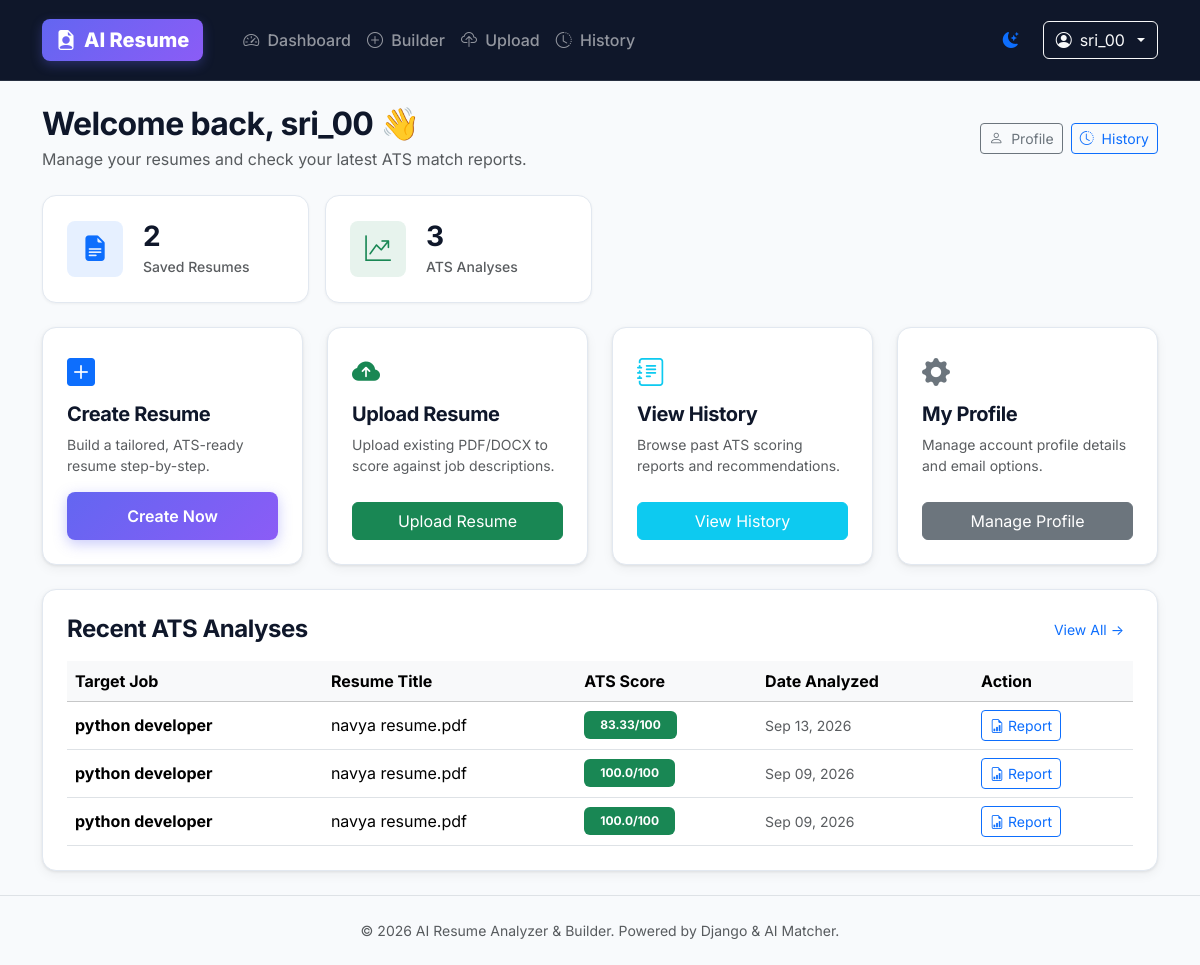
The page /dashboard/ (signed in) on the database its author committed.
### analyzer/models.py (models this page shows, shortened)
class Analysis(models.Model):
    resume = models.ForeignKey(
        Resume,
        on_delete=models.CASCADE
    )
    job_description = models.ForeignKey(
        JobDescription,
        on_delete=models.CASCADE
    )
    ats_score = models.FloatField(
        default=0
    )
    matched_skills = models.TextField(
        blank=True
    )
    missing_skills = models.TextField(
        blank=True
    )
    recommendations = models.TextField(
        blank=True
    )
    created_at = models.DateTimeField(
        auto_now_add=True
    )

class JobDescription(models.Model):
    user = models.ForeignKey(
        User,
        on_delete=models.CASCADE
    )
    title = models.CharField(
        max_length=200
    )
    description = models.TextField()
    created_at = models.DateTimeField(
        auto_now_add=True
    )

### resumes/models.py (models this page shows, shortened)
class Resume(models.Model):
    user = models.ForeignKey(
        User,
        on_delete=models.CASCADE
    )
    title = models.CharField(
        max_length=200
    )
    full_name = models.CharField(
        max_length=200
    )
    email = models.EmailField()
    phone = models.CharField(
        max_length=20
    )
    location = models.CharField(
        max_length=200,
        blank=True
    )
    linkedin = models.URLField(
        blank=True
    )
    github = models.URLField(
        blank=True
    )
    summary = models.TextField(
        blank=True
    )
    skills = models.TextField(
        blank=True
    )
    experience = models.TextField(
        blank=True
    )
    education = models.TextField(
        blank=True
    )
    projects = models.TextField(
        blank=True
    )
    certifications = models.TextField(
        blank=True
    )
    resume_file = models.FileField(
        upload_to='resumes/',
        blank=True,
        null=True
    )
    extracted_text = models.TextField(
        blank=True
    )
    created_at = models.DateTimeField(
        auto_now_add=True
    )
    updated_at = models.DateTimeField(
        auto_now=True
    )

### accounts/views.py (the view)
# urls.py: path('dashboard/', views.dashboard, name='dashboard'),
@login_required
def dashboard(request):
    resumes_count = Resume.objects.filter(user=request.user).count()
    analyses_count = Analysis.objects.filter(resume__user=request.user).count()
    recent_analyses = Analysis.objects.filter(resume__user=request.user).order_by('-created_at')[:5]
    return render(
        request,
        'dashboard.html',
        {
            'resumes_count': resumes_count,
            'analyses_count': analyses_count,
            'recent_analyses': recent_analyses,
        }
    )

### templates/dashboard.html (shortened to what this page needs)
{% extends 'base.html' %}
{% block content %}
<div class="d-flex justify-content-between align-items-center mb-4 flex-wrap gap-3">
    <div>
        <h2 class="fw-bold mb-1">Welcome back, {{ user.username }} 👋</h2>
        <p class="text-muted mb-0">Manage your resumes and check your latest ATS match reports.</p>
    </div>
    <div class="d-flex gap-2">
        <a href="{% url 'profile' %}" class="btn btn-outline-secondary btn-sm">
            <i class="bi bi-person me-1"></i> Profile
        </a>
        <a href="{% url 'history' %}" class="btn btn-outline-primary btn-sm">
            <i class="bi bi-clock-history me-1"></i> History
        </a>
    </div>
</div>
<div class="row g-3 mb-4">
    <div class="col-md-6 col-lg-3">
        <div class="stat-card">
            <div class="stat-icon bg-primary bg-opacity-10 text-primary">
                <i class="bi bi-file-earmark-text-fill"></i>
            </div>
            <div>
                <h3 class="fw-bold mb-0">{{ resumes_count|default:0 }}</h3>
                <span class="text-muted small fw-medium">Saved Resumes</span>
            </div>
        </div>
    </div>
    <div class="col-md-6 col-lg-3">
        <div class="stat-card">
            <div class="stat-icon bg-success bg-opacity-10 text-success">
                <i class="bi bi-graph-up-arrow"></i>
            </div>
            <div>
                <h3 class="fw-bold mb-0">{{ analyses_count|default:0 }}</h3>
                <span class="text-muted small fw-medium">ATS Analyses</span>
            </div>
        </div>
    </div>
</div>
<div class="row g-4 mb-4">
    <div class="col-md-6 col-lg-3">
        <div class="card-custom p-4 h-100 d-flex flex-column">
            <div class="text-primary fs-3 mb-2"><i class="bi bi-plus-square-fill"></i></div>
            <h5 class="fw-bold">Create Resume</h5>
            <p class="text-muted small">Build a tailored, ATS-ready resume step-by-step.</p>
            <a href="{% url 'create_resume' %}" class="btn btn-primary-gradient mt-auto text-center">
                Create Now
            </a>
        </div>
    </div>
    <div class="col-md-6 col-lg-3">
        <div class="card-custom p-4 h-100 d-flex flex-column">
            <div class="text-success fs-3 mb-2"><i class="bi bi-cloud-arrow-up-fill"></i></div>
            <h5 class="fw-bold">Upload Resume</h5>
            <p class="text-muted small">Upload existing PDF/DOCX to score against job descriptions.</p>
            <a href="{% url 'upload_resume' %}" class="btn btn-success mt-auto text-center">
                Upload Resume
            </a>
        </div>
    </div>
    <div class="col-md-6 col-lg-3">
        <div class="card-custom p-4 h-100 d-flex flex-column">
            <div class="text-info fs-3 mb-2"><i class="bi bi-journal-text"></i></div>
            <h5 class="fw-bold">View History</h5>
            <p class="text-muted small">Browse past ATS scoring reports and recommendations.</p>
            <a href="{% url 'history' %}" class="btn btn-info text-white mt-auto text-center">
                View History
            </a>
        </div>
    </div>
    <div class="col-md-6 col-lg-3">
        <div class="card-custom p-4 h-100 d-flex flex-column">
            <div class="text-secondary fs-3 mb-2"><i class="bi bi-gear-fill"></i></div>
            <h5 class="fw-bold">My Profile</h5>
            <p class="text-muted small">Manage account profile details and email options.</p>
            <a href="{% url 'profile' %}" class="btn btn-secondary mt-auto text-center">
                Manage Profile
            </a>
        </div>
    </div>
</div>
{% if recent_analyses %}
<div class="card-custom p-4">
    <div class="d-flex justify-content-between align-items-center mb-3">
        <h4 class="fw-bold mb-0">Recent ATS Analyses</h4>
        <a href="{% url 'history' %}" class="btn btn-sm btn-link text-decoration-none">View All &rarr;</a>
    </div>
    <div class="table-responsive">
        <table class="table table-hover align-middle mb-0">
            <thead class="table-light">
                <tr>
                    <th>Target Job</th>
                    <th>Resume Title</th>
                    <th>ATS Score</th>
                    <th>Date Analyzed</th>
                    <th>Action</th>
                </tr>
            </thead>
            <tbody>
                {% for item in recent_analyses %}
                <tr>
                    <td><strong>{{ item.job_description.title }}</strong></td>
                    <td>{{ item.resume.title }}</td>
                    <td>
                        <span class="badge {% if item.ats_score >= 75 %}bg-success{% elif item.ats_score >= 50 %}bg-warning text-dark{% else %}bg-danger{% endif %} px-3 py-2">
                            {{ item.ats_score }}/100
                        </span>
                    </td>
                    <td class="text-muted small">{{ item.created_at|date:"M d, Y" }}</td>
                    <td>
                        <a href="{% url 'analysis_result' item.id %}" class="btn btn-sm btn-outline-primary">
                            <i class="bi bi-file-earmark-bar-graph"></i> Report
                        </a>
                    </td>
                </tr>
                {% endfor %}
            </tbody>
        </table>
    </div>
</div>
{% endif %}
{% endblock %}

### templates/base.html (shortened to what this page needs)
<!DOCTYPE html>
<html lang="en" data-bs-theme="light">
<head>
    <link href="https://cdn.jsdelivr.net/npm/bootstrap@5.3.3/dist/css/bootstrap.min.css" rel="stylesheet">
    <link rel="stylesheet" href="https://cdn.jsdelivr.net/npm/bootstrap-icons@1.11.3/font/bootstrap-icons.min.css">
    {% load static %}
    <link rel="stylesheet" href="{% static 'css/style.css' %}">
</head>
<body>
    <nav class="navbar navbar-expand-lg navbar-dark navbar-custom sticky-top no-print">
        <div class="container">
            <a class="navbar-brand d-flex align-items-center gap-2" href="{% url 'home' %}">
                <span class="navbar-brand-badge">
                    <i class="bi bi-file-earmark-person-fill"></i> AI Resume
                </span>
            </a>
            <div class="collapse navbar-collapse" id="navbarMain">
                <ul class="navbar-nav me-auto mb-2 mb-lg-0 ms-lg-3">
                    {% if user.is_authenticated %}
                    <li class="nav-item">
                        <a class="nav-link" href="{% url 'dashboard' %}">
                            <i class="bi bi-speedometer2 me-1"></i> Dashboard
                        </a>
                    </li>
                    <li class="nav-item">
                        <a class="nav-link" href="{% url 'create_resume' %}">
                            <i class="bi bi-plus-circle me-1"></i> Builder
                        </a>
                    </li>
                    <li class="nav-item">
                        <a class="nav-link" href="{% url 'upload_resume' %}">
                            <i class="bi bi-cloud-upload me-1"></i> Upload
                        </a>
                    </li>
                    <li class="nav-item">
                        <a class="nav-link" href="{% url 'history' %}">
                            <i class="bi bi-clock-history me-1"></i> History
                        </a>
                    </li>
                    {% endif %}
                </ul>
                <div class="d-flex align-items-center gap-3">
                    <button type="button" class="btn btn-link nav-link p-2" id="theme-toggle-btn" title="Toggle Light/Dark Theme">
                        <i class="bi bi-moon-stars-fill text-primary" id="theme-toggle-icon"></i>
                    </button>
                    {% if user.is_authenticated %}
                    <div class="dropdown">
                        <button class="btn btn-outline-light dropdown-toggle d-flex align-items-center gap-2" type="button" data-bs-toggle="dropdown">
                            <i class="bi bi-person-circle"></i> {{ user.username }}
                        </button>
                    </div>
                    {% else %}
                    <a class="btn btn-outline-light btn-sm px-3" href="{% url 'login' %}">Login</a>
                    <a class="btn btn-primary-gradient btn-sm px-3" href="{% url 'register' %}">Get Started</a>
                    {% endif %}
                </div>
            </div>
        </div>
    </nav>
    <main class="container my-4">
        {% block content %}
        {% endblock %}
    </main>
    <footer class="mt-auto py-4 border-top text-center text-muted no-print">
        <div class="container">
            <p class="mb-0 small">&copy; 2026 AI Resume Analyzer & Builder. Powered by Django & AI Matcher.</p>
        </div>
    </footer>
</body>
</html>

### static/css/style.css (style rules this page uses)
:root { --font-main: 'Inter', -apple-system, BlinkMacSystemFont, 'Segoe UI', Roboto, Helvetica, Arial, sans-serif; --primary-gradient: linear-gradient(135deg, #6366f1 0%, #8b5cf6 100%); --primary-color: #6366f1; --primary-hover: #4f46e5; --secondary-color: #06b6d4; --accent-color: #f59e0b; --bg-main: #f8fafc; --card-bg: #ffffff; --card-border: #e2e8f0; --text-heading: #0f172a; --text-body: #334155; --text-muted: #64748b; --success-bg: #dcfce7; --success-text: #15803d; --danger-bg: #fee2e2; --danger-text: #b91c1c; --shadow-sm: 0 1px 3px rgba(0, 0, 0, 0.05); --shadow-md: 0 4px 12px rgba(0, 0, 0, 0.05), 0 1px 3px rgba(0, 0, 0, 0.08); --shadow-lg: 0 10px 25px -5px rgba(99, 102, 241, 0.12), 0 8px 10px -6px rgba(0, 0, 0, 0.04); --radius-sm: 8px; --radius-md: 14px; --radius-lg: 20px; }
body { font-family: var(--font-main); background-color: var(--bg-main); color: var(--text-body); min-height: 100vh; display: flex; flex-direction: column; transition: background-color 0.3s ease, color 0.3s ease; }
main { flex: 1; }
h1, h2, h3, h4, h5, h6 { color: var(--text-heading); font-weight: 700; letter-spacing: -0.02em; }
.navbar-custom { background-color: #0f172a !important; border-bottom: 1px solid rgba(255, 255, 255, 0.1); backdrop-filter: blur(10px); padding: 14px 0; }
.navbar-brand-badge { background: var(--primary-gradient); color: white; font-weight: 800; padding: 6px 14px; border-radius: var(--radius-sm); display: inline-flex; align-items: center; gap: 8px; box-shadow: 0 4px 12px rgba(99, 102, 241, 0.3); }
.nav-link { font-weight: 500; transition: color 0.2s ease; }
.card-custom { background-color: var(--card-bg); border: 1px solid var(--card-border); border-radius: var(--radius-md); box-shadow: var(--shadow-md); transition: transform 0.25s ease, box-shadow 0.25s ease; }
.stat-card { background: var(--card-bg); border: 1px solid var(--card-border); border-radius: var(--radius-md); padding: 24px; display: flex; align-items: center; gap: 20px; box-shadow: var(--shadow-sm); transition: transform 0.2s ease; }
.stat-icon { width: 56px; height: 56px; border-radius: var(--radius-sm); display: flex; align-items: center; justify-content: center; font-size: 1.6rem; }
.btn-primary-gradient { background: var(--primary-gradient); color: white; border: none; padding: 12px 24px; font-weight: 600; border-radius: var(--radius-sm); box-shadow: 0 4px 14px rgba(99, 102, 241, 0.35); transition: all 0.2s ease; }

### rows shown on the page
Analysis: job_description "python developer", resume "navya resume.pdf", ats_score "83.33", created_at "Sep 13, 2026"
Analysis: job_description "python developer", resume "navya resume.pdf", ats_score "100.0", created_at "Sep 09, 2026"
Analysis: job_description "python developer", resume "navya resume.pdf", ats_score "100.0", created_at "Sep 09, 2026"

### other values the page prints
{{ user.username }} "sri_00"
{{ resumes_count|default:0 }} "2"
{{ analyses_count|default:0 }} "3"
